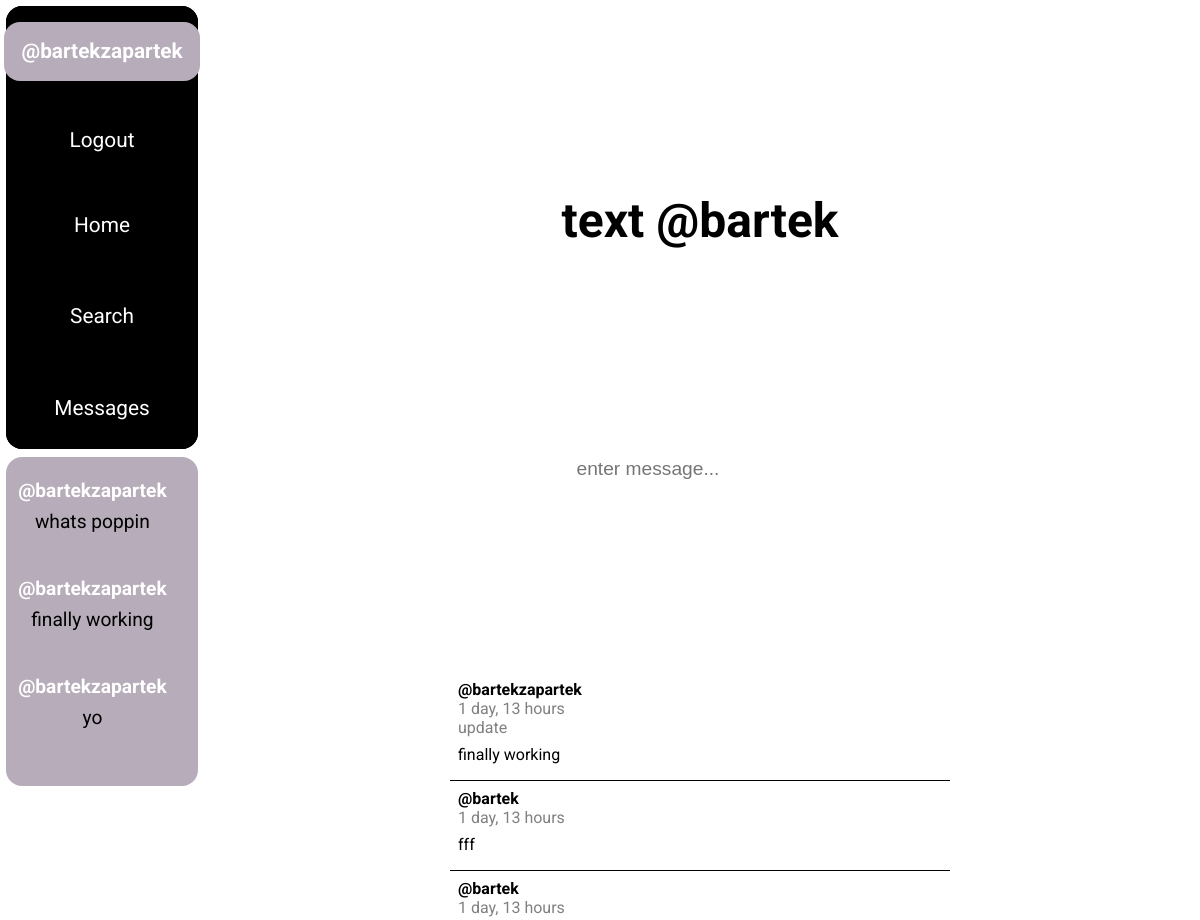
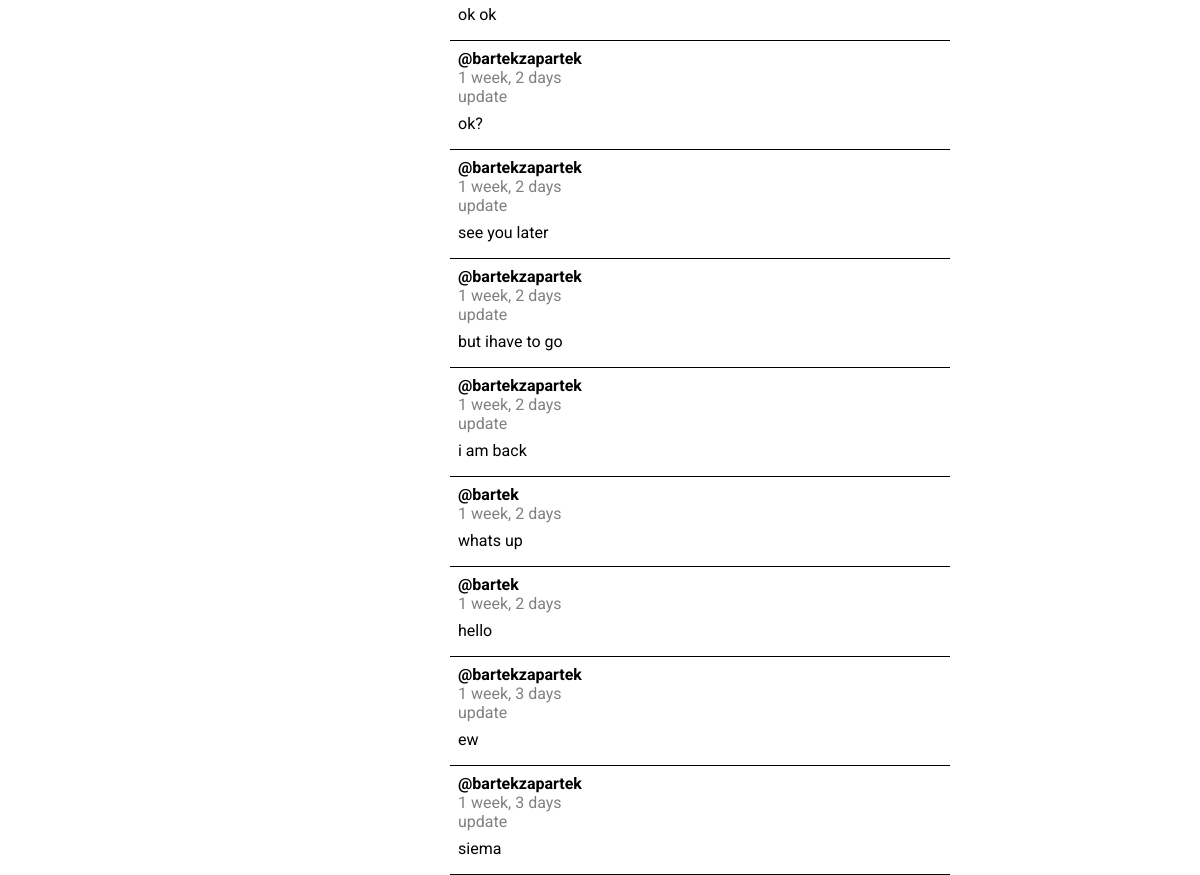
/chat/8/ (signed in), run on the app's committed database (2 pictures, top to bottom).
### base/models.py (models this page shows)
class Chat(models.Model):
    participant_1 = models.ForeignKey(User, on_delete = models.CASCADE, related_name = 'participant_1')
    participant_2 = models.ForeignKey(User, on_delete = models.CASCADE, related_name = 'participant_2')
    recent_message_owner = models.TextField(blank = True, null = True, default = '')
    recent_message = models.TextField(blank = True, null = True, default = '')
    created = models.DateTimeField(auto_now = True)
    updated = models.DateTimeField(auto_now_add = True)
    class Meta:
        ordering = ['-created', '-updated']

class Message(models.Model):
    chat = models.ForeignKey(Chat, on_delete = models.CASCADE)
    owner = models.ForeignKey(User, on_delete = models.CASCADE)
    body = models.TextField(blank = False, null = False)
    created = models.DateField(auto_now = True)
    updated = models.DateTimeField(auto_now_add = True)
    class Meta:
        ordering = ['-created', '-updated']

### base/views.py (the view, shortened to what this page needs)
# urls.py: path('chat/<str:pk>/', views.show_chat_content, name = 'chat-content'),
@login_required(login_url = 'login')
def show_chat_content(request, pk):
    chat_room = Chat.objects.get(id = pk)
    chat_content = chat_room.message_set.all()
    if request.user != chat_room.participant_1 and request.user != chat_room.participant_2:
        return redirect('show-chats')
    participant = chat_room.participant_1 if chat_room.participant_1 != request.user else chat_room.participant_2
    context = {
        'messages' : chat_content,
        'participant' : participant,
        'message_page' : True,
        'recent_activity_chats' : get_recent_activity_chats(request)
            }
    return render(request, 'base/chat.html', context)

### base/views.py (called while the page is built)
def get_recent_activity_chats(request):
    if request.user.is_authenticated:
        return Chat.objects.filter(
            Q(participant_1 = request.user) | Q(participant_2 = request.user)
            )[:3]
    return None

### base/templates/base/chat.html (shortened to what this page needs)
{% extends 'main.html' %}
{% block static %}
    {% load static %}
    <link rel="stylesheet" href="{% static 'base/chat.css' %}">
    <link rel="stylesheet" href="{% static 'base/components/comments-component.css' %}">
{% endblock static %}
{% block content %}
    <div class="chat-content-section">
        <div class="chat-content-username">
            text @{{ participant }}
        </div>
        <form action="" method="post">
            <input type = 'text' placeholder = "enter message..." name = "message">
        </form>
    </div>
    <div class="chat-component">
        {% include 'base/components/comments-component.html' with comments=messages %}
    </div>
{% endblock content %}

### templates/components/user-info-component.html
<div class="user-info-content">
    {% if request.user.is_authenticated %}
    <a href = "{% url 'user-profile' request.user.username %}">
        <div class = "username-item">
                @{{ request.user.username }}
        </div>
    </a>
    <a href = "{% url 'logout' %}">
        <div class = "logout-item">
                Logout
        </div>
    </a>
    {% else %}
    <a href = "{% url 'login' %}">
        <div class = "logout-item">
                Login &#183; Register
        </div>
    </a>
    {% endif %}
</div>

### templates/components/recent-activity-component.html
<div class="recent-activity-wrapper">
    {% if errors %}
    <div class="recent-activity-messages">
        <ul>
            {% for message in messages %}
                <li>{{ message }}</li>
            {% endfor %}
        </ul>
    </div>
    {% else %}
        <div class="recent-activity-messages">
            {% for chat in recent_activity_chats %}
              <a href="{% url 'chat-content' chat.id %}">
                    <span>@{{ chat.recent_message_owner }}</span>
                    <p>{{ chat.recent_message | slice:":20" }}</p>
              </a>
            {% endfor %}
        </div>
    {% endif %}
</div>

### base/templates/base/components/comments-component.html
<div class="post-comment-section">
    {% for comment in comments %}
        <div class="post-comment">
            <div class="post-comment-owner">
                @{{ comment.owner.username }}
            </div>
            <div class="post-comment-date">
                {{ comment.created | timesince }}
            </div>
            {% if request.user == comment.owner and message_page != True %}
                <a href="{% url 'update-comment' comment.id %}" class = "post-comment-date">
                    update
                </a>
            {% elif request.user == comment.owner and message_page == True %}
                <a href="{% url 'update-message' comment.id %}" class = "post-comment-date">
                    update
                </a>
            {% endif %}
            <div class="post-comment-content">
                {{ comment.body }}
            </div>
        </div>
    {% endfor %}
</div>

### static/components/preconfig.css (style rules this page uses)
*, *::after, *::before { box-sizing: border-box; padding: 0; margin: 0; }
a, input, label, p { text-decoration: none; color: black; border: none; }

### static/components/user-info-component.css (style rules this page uses)
.user-info-content { display: flex; flex-direction: column; align-items: center; justify-content: space-around; width: 100%; height: 40%; background-color: black; color: white; font-size: 1.3rem; border-radius: 1rem; }
.username-item { padding: 1.1rem; font-weight: 700; background-color: rgb(182, 172, 186); border-radius: 1rem; color: white; transition: padding 0.3s, color 0.3s; }
.logout-item { padding: 1rem; color: white; border-radius: 1rem; transition: padding 0.3s, background-color 0.3s, color 0.3s; }

### static/components/recent-activity-component.css (style rules this page uses)
.recent-activity-wrapper { display: flex; justify-content: center; width: 90%; height: 90%; }
.recent-activity-messages { display: flex; flex-direction: column; width: 80%; }
.recent-activity-messages > a { display: flex; flex-direction: column; justify-content: center; align-items: center; width: 100%; height: 33%; gap: 0.5rem; }
.recent-activity-messages > a > p { font-size: 1.2rem; }
.recent-activity-messages > a > span { color: white; font-weight: 700; font-size: 1.2rem; }

### base/static/base/chat.css (style rules this page uses)
.chat-content-section { display: flex; flex-direction: column; justify-content: space-evenly; align-items: center; width: 100%; height: 80%; gap: 1rem; margin-top: 2rem; }
.chat-content-username { font-size: 3rem; font-weight: 700; }
.chat-content-section > form > input { padding: 2rem; border-radius: 1rem; font-size: 1.2rem; transition: background-color 0.5s, color 0.5s, padding 0.5s; }
.chat-component { display: flex; flex-direction: column; align-items: center; justify-content: center; }

### base/static/base/components/comments-component.css (style rules this page uses)
.post-comment-section { display: flex; flex-direction: column; justify-content: space-around; align-items: center; width: 50%; }
.post-comment { display: flex; flex-direction: column; justify-content: space-around; align-items: flex-start; width: 100%; padding: 0.5rem; border-bottom: 1px solid black; }
.post-comment-owner { font-weight: 700; }
.post-comment-date { color: grey; }
.post-comment-content { padding-block: 0.5rem; }

### data on the page
Chat: recent_message_owner "bartekzapartek", recent_message "whats poppin"
Chat: recent_message_owner "bartekzapartek", recent_message "finally working"
Chat: recent_message_owner "bartekzapartek", recent_message "yo"
Message: owner.username "bartekzapartek", created "1 day, 13 hours", shows "update", body "finally working"
Message: owner.username "bartek", created "1 day, 13 hours", body "fff"
Message: owner.username "bartek", created "1 day, 13 hours", body "ok ok"
Message: owner.username "bartekzapartek", created "1 week, 2 days", shows "update", body "ok?"
Message: owner.username "bartekzapartek", created "1 week, 2 days", shows "update", body "see you later"
Message: owner.username "bartekzapartek", created "1 week, 2 days", shows "update", body "but ihave to go"
Message: owner.username "bartekzapartek", created "1 week, 2 days", shows "update", body "i am back"
Message: owner.username "bartek", created "1 week, 2 days", body "whats up"
Message: owner.username "bartek", created "1 week, 2 days", body "hello"
Message: owner.username "bartekzapartek", created "1 week, 3 days", shows "update", body "ew"
Message: owner.username "bartekzapartek", created "1 week, 3 days", shows "update", body "siema"

### other printed values
{{ request.user.username }} "bartekzapartek"
{{ participant }} "bartek"
